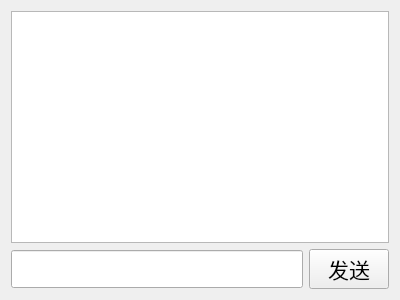
<?xml version="1.0" encoding="UTF-8"?>
<ui version="4.0">
 <class>Chat</class>
 <widget class="QWidget" name="Chat">
  <property name="geometry">
   <rect>
    <x>0</x>
    <y>0</y>
    <width>400</width>
    <height>300</height>
   </rect>
  </property>
  <property name="windowTitle">
   <string>Form</string>
  </property>
  <layout class="QVBoxLayout" name="verticalLayout">
   <item>
    <widget class="QTextEdit" name="show_TE">
     <property name="readOnly">
      <bool>true</bool>
     </property>
    </widget>
   </item>
   <item>
    <layout class="QHBoxLayout" name="horizontalLayout">
     <item>
      <widget class="QLineEdit" name="input_LE">
       <property name="font">
        <font>
         <family>Agency FB</family>
         <pointsize>16</pointsize>
        </font>
       </property>
      </widget>
     </item>
     <item>
      <widget class="QPushButton" name="send_PB">
       <property name="font">
        <font>
         <family>Agency FB</family>
         <pointsize>16</pointsize>
        </font>
       </property>
       <property name="text">
        <string>发送</string>
       </property>
      </widget>
     </item>
    </layout>
   </item>
  </layout>
 </widget>
 <resources/>
 <connections/>
</ui>
